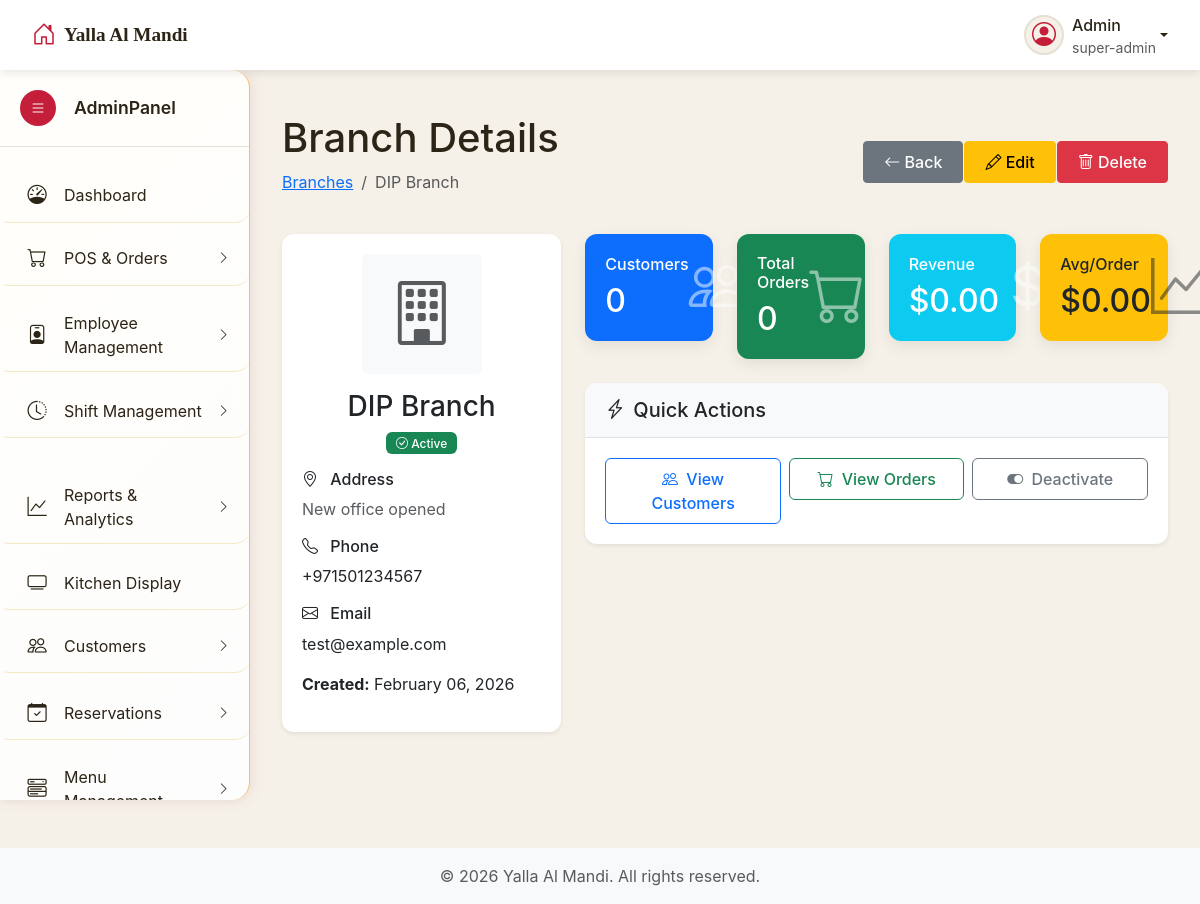
The app's page /admin/branches.php?source=view_branch&id=5 (signed in) with its own data.
### tables this page shows
CREATE TABLE `branches` (
  `id` int NOT NULL,
  `name` varchar(100) NOT NULL,
  `address` text NOT NULL,
  `phone` varchar(20) DEFAULT NULL,
  `email` varchar(100) DEFAULT NULL,
  `opening_hours` text,
  `is_active` tinyint(1) DEFAULT '1',
  `created_at` timestamp NOT NULL DEFAULT CURRENT_TIMESTAMP
);

### admin/includes/view_branch_details.php (the view, shortened to what this page needs)
<?php
$branch_id = (int)$_GET['id'];
$branch_query = "SELECT * FROM branches WHERE id = ?";
$branch_stmt = $connection->prepare($branch_query);
$branch_stmt->bind_param("i", $branch_id);
$branch_stmt->execute();
$branch_result = $branch_stmt->get_result();
$branch = $branch_result->fetch_assoc();
$stats_query = "SELECT
    COUNT(DISTINCT u.id) as total_customers,
    COUNT(DISTINCT o.id) as total_orders,
    COALESCE(SUM(o.total_amount), 0) as total_revenue
    FROM users u
    LEFT JOIN orders o ON u.id = o.customer_id
    WHERE u.preferred_branch = ?";
$stats_stmt = $connection->prepare($stats_query);
$stats_stmt->bind_param("i", $branch_id);
$stats_stmt->execute();
$stats_result = $stats_stmt->get_result();
$stats = $stats_result->fetch_assoc();
?>
<div class="main-content">
    <div class="container-fluid">
        <div class="d-flex justify-content-between align-items-center mb-4">
            <div>
                <h1 class="page-title">Branch Details</h1>
                <nav aria-label="breadcrumb">
                    <ol class="breadcrumb">
                        <li class="breadcrumb-item"><a href="branches.php">Branches</a></li>
                        <li class="breadcrumb-item active"><?php echo htmlspecialchars($branch['name']); ?></li>
                    </ol>
                </nav>
            </div>
            <div class="btn-group">
                <a href="branches.php" class="btn btn-secondary">
                    <i class="bi bi-arrow-left"></i> Back
                </a>
                <a href="branches.php?source=edit_branch&id=<?php echo $branch_id; ?>"
                   class="btn btn-warning">
                    <i class="bi bi-pencil"></i> Edit
                </a>
                <button type="button" class="btn btn-danger"
                        onclick="branchShowDeleteConfirm(
                            <?php echo $branch_id; ?>,
                            '<?php echo htmlspecialchars(addslashes($branch['name']), ENT_QUOTES); ?>'
                        )">
                    <i class="bi bi-trash"></i> Delete
                </button>
            </div>
        </div>
        <div class="row mb-4">
            <div class="col-lg-4">
                <div class="card shadow-sm">
                    <div class="card-body text-center">
                        <div class="bg-light rounded d-flex align-items-center justify-content-center mx-auto mb-3"
                             style="width: 120px; height: 120px;">
                            <i class="bi bi-building display-3 text-muted"></i>
                        </div>
                        <h3><?php echo htmlspecialchars($branch['name']); ?></h3>
                        <div class="d-flex justify-content-center gap-2 mb-3">
                            <?php if ($branch['is_active']): ?>
                                <span class="badge bg-success">
                                    <i class="bi bi-check-circle"></i> Active
                                </span>
                            <?php else: ?>
                                <span class="badge bg-danger">
                                    <i class="bi bi-x-circle"></i> Inactive
                                </span>
                            <?php endif; ?>
                        </div>
                        <div class="text-start">
                            <h6><i class="bi bi-geo-alt me-2"></i> Address</h6>
                            <p class="text-muted"><?php echo nl2br(htmlspecialchars($branch['address'])); ?></p>
                            <?php if ($branch['phone']): ?>
                                <h6><i class="bi bi-telephone me-2"></i> Phone</h6>
                                <p><?php echo htmlspecialchars($branch['phone']); ?></p>
                            <?php endif; ?>
                            <?php if ($branch['email']): ?>
                                <h6><i class="bi bi-envelope me-2"></i> Email</h6>
                                <p><?php echo htmlspecialchars($branch['email']); ?></p>
                            <?php endif; ?>
                            <p><strong>Created:</strong> <?php echo date('F d, Y', strtotime($branch['created_at'])); ?></p>
                        </div>
                    </div>
                </div>
            </div>
            <div class="col-lg-8">
                <div class="row mb-4">
                    <div class="col-md-6 col-xl-3">
                        <div class="card bg-primary text-white">
                            <div class="card-body">
                                <div class="d-flex justify-content-between align-items-center">
                                    <div>
                                        <h6 class="card-title">Customers</h6>
                                        <h2 class="mb-0"><?php echo $stats['total_customers'] ?? 0; ?></h2>
                                    </div>
                                    <i class="bi bi-people display-4 opacity-50"></i>
                                </div>
                            </div>
                        </div>
                    </div>
                    <div class="col-md-6 col-xl-3">
                        <div class="card bg-success text-white">
                            <div class="card-body">
                                <div class="d-flex justify-content-between align-items-center">
                                    <div>
                                        <h6 class="card-title">Total Orders</h6>
                                        <h2 class="mb-0"><?php echo $stats['total_orders'] ?? 0; ?></h2>
                                    </div>
                                    <i class="bi bi-cart display-4 opacity-50"></i>
                                </div>
                            </div>
                        </div>
                    </div>
                    <div class="col-md-6 col-xl-3">
                        <div class="card bg-info text-white">
                            <div class="card-body">
                                <div class="d-flex justify-content-between align-items-center">
                                    <div>
                                        <h6 class="card-title">Revenue</h6>
                                        <h2 class="mb-0">$<?php echo number_format($stats['total_revenue'] ?? 0, 2); ?></h2>
                                    </div>
                                    <i class="bi bi-currency-dollar display-4 opacity-50"></i>
                                </div>
                            </div>
                        </div>
                    </div>
                    <div class="col-md-6 col-xl-3">
                        <div class="card bg-warning text-dark">
                            <div class="card-body">
                                <div class="d-flex justify-content-between align-items-center">
                                    <div>
                                        <h6 class="card-title">Avg/Order</h6>
                                        <h2 class="mb-0">
                                            <?php
                                            $avg_order = ($stats['total_orders'] > 0)
                                                ? $stats['total_revenue'] / $stats['total_orders']
                                                : 0;
                                            echo '$' . number_format($avg_order, 2);
                                            ?>
                                        </h2>
                                    </div>
                                    <i class="bi bi-graph-up display-4 opacity-50"></i>
                                </div>
                            </div>
                        </div>
                    </div>
                </div>
                <div class="card shadow-sm">
                    <div class="card-header">
                        <h5 class="mb-0"><i class="bi bi-lightning-charge me-2"></i>Quick Actions</h5>
                    </div>
                    <div class="card-body">
                        <div class="row g-2">
                            <div class="col-md-4">
                                <a href="customers.php?branch=<?php echo $branch_id; ?>"
                                   class="btn btn-outline-primary w-100">
                                    <i class="bi bi-people me-1"></i> View Customers
                                </a>
                            </div>
                            <div class="col-md-4">
                                <a href="orders.php?branch=<?php echo $branch_id; ?>"
                                   class="btn btn-outline-success w-100">
                                    <i class="bi bi-cart me-1"></i> View Orders
                                </a>
                            </div>
                            <div class="col-md-4">
                                <?php if ($branch['is_active']): ?>
                                    <button class="btn btn-outline-secondary w-100"
                                            onclick="toggleBranchStatus(<?php echo $branch_id; ?>, 0)">
                                        <i class="bi bi-toggle-on me-1"></i> Deactivate
                                    </button>
                                <?php endif; ?>
                            </div>
                        </div>
                    </div>
                </div>
            </div>
        </div>
    </div>
</div>

### admin/resources/css/admin-style.css (style rules this page uses)
body { font-family: 'Inter', 'Segoe UI', sans-serif; background-color: var(--color-beige); color: var(--color-dark-brown); overflow-x: hidden; padding-top: var(--top-nav-height); }
.main-content { margin-left: var(--sidebar-width); padding: 20px; transition: margin-left 0.3s ease; min-height: calc(100vh - var(--top-nav-height)); }
.card { border: none; border-radius: 10px; box-shadow: 0 5px 15px rgba(0, 0, 0, 0.08); transition: all 0.3s ease; }
.card-header { position: relative; left: 0; background-color: var(--color-white); border-bottom: 1px solid var(--color-sand); padding: 15px 20px; font-weight: 600; }
.card-body { padding: 20px; }
.badge { padding: 5px 10px; font-weight: 500; font-size: 0.75rem; }
.btn { border-radius: 6px; font-weight: 500; padding: 8px 20px; transition: all 0.3s ease; }
.card { border: none; border-radius: 12px; }
.card-header { background-color: #f8f9fa; border-bottom: 1px solid #dee2e6; border-radius: 12px 12px 0 0 !important; }
.btn-group .btn { border-radius: 4px !important; }
.btn-group .btn:not(:last-child) { margin-right: 2px; }

### admin/includes/header.php (style rules this page uses)
:root { --color-red: #c41e3a; --color-red-light: #e84c4c; --color-beige: #f5f1e8; --color-sand: #e6dfd3; --color-dark-brown: #2c2416; --color-soft-black: #1a1a1a; --color-olive: #8a8635; --color-copper: #b87333; --color-white: #ffffff; --color-light-gray: #f8f9fa; --sidebar-width: 250px; --sidebar-collapsed-width: 70px; --top-nav-height: 70px; }

### records on screen
branches: name "DIP Branch", address "New office opened", phone "+971501234567", email "test@example.com", created_at "February 06, 2026"

### other values on screen
$current_user['username'] "Admin"
$_SESSION['role'] "super-admin"
$stats['total_customers'] "0"
$stats['total_orders'] "0"
$stats['total_revenue'] "0.00"
$avg_order "0.00"
